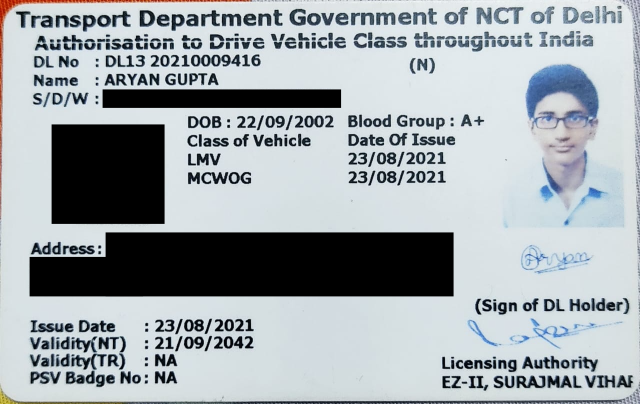
#> input picture video_generator/images/driving_licence.png, 1280 x 808 px (shown at 1/2 size)
$ python document.py   (older library calls are emulated)
#> lines starting #> are read from the running program, lines starting #| are printed output that depends on the picture
# [93 lines of commented-out code are left out]


from PIL import Image, ImageDraw, ImageFont
import os

def create_watermark_tile(text, font_size=25, opacity=120, color=(255, 0, 0), tilt=30):
    """Create a small diagonal watermark tile with full text visible."""
    # Temporary image to measure text size
    temp_img = Image.new("RGBA", (1, 1), (0, 0, 0, 0))
    draw_temp = ImageDraw.Draw(temp_img)

    try:
        font = ImageFont.truetype("DejaVuSans.ttf", font_size)
    except:
        font = ImageFont.load_default()

    tw, th = draw_temp.textsize(text, font=font)

    # Add padding so rotation doesn't cut text
    tile_w, tile_h = tw + 40, th + 40
    tile = Image.new("RGBA", (tile_w, tile_h), (0, 0, 0, 0))
    draw = ImageDraw.Draw(tile)

    draw.text(((tile_w - tw) // 2, (tile_h - th) // 2), text, font=font, fill=color + (opacity,))
    tile = tile.rotate(tilt, expand=1)
    return tile

def apply_tiled_watermark(input_image_path, output_image_path, text):
#> called with input_image_path = 'images/driving_licence.png', output_image_path = 'images/dl_watermarked.jpg', text = 'FOR OPENAI PERSONA VERIFICATION ONLY'
    base = Image.open(input_image_path).convert("RGBA")
#> base is the input picture: PIL image 1280x808 RGBA; mean R, G, B, A 161.8, 169.2, 173.4, 255
    tile = create_watermark_tile(text)
#> in create_watermark_tile, `tile = Image.new("RGBA", (tile_w, tile_h), (0, 0, 0, 0))`: tile: PIL image 575x64 RGBA; every value is 0
#> in create_watermark_tile, `tile = tile.rotate(tilt, expand=1)`:
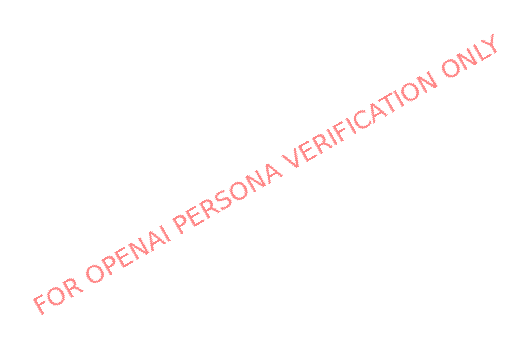
#> tile: PIL image 531x344 RGBA; mean R, G, B, A 5.7, 0, 0, 2; transparent parts drawn white

    layer = Image.new("RGBA", base.size, (0, 0, 0, 0))
#> layer: PIL image 1280x808 RGBA; every value is 0
    for y in range(0, base.height, tile.height):
        for x in range(0, base.width, tile.width):
            layer.paste(tile, (x, y), mask=tile)
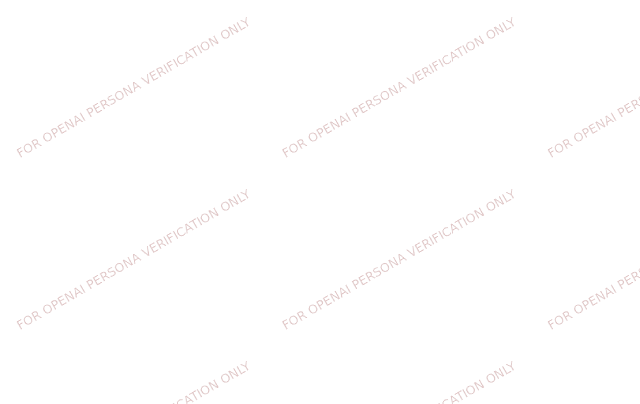
#> layer: PIL image 1280x808 RGBA (shown at 1/2 size); mean R, G, B, A 1.9, 0, 0, 0.8; transparent parts drawn white

    result = Image.alpha_composite(base, layer).convert("RGB")
    result.save(output_image_path, quality=95)
    print(f"Saved watermarked image to: {os.path.abspath(output_image_path)}")

if __name__ == "__main__":
    wm_text = "FOR OPENAI PERSONA VERIFICATION ONLY"

    input_image = "images/driving_licence.png"      # change to your file
    output_image = "images/dl_watermarked.jpg"

    apply_tiled_watermark(input_image, output_image, wm_text)
